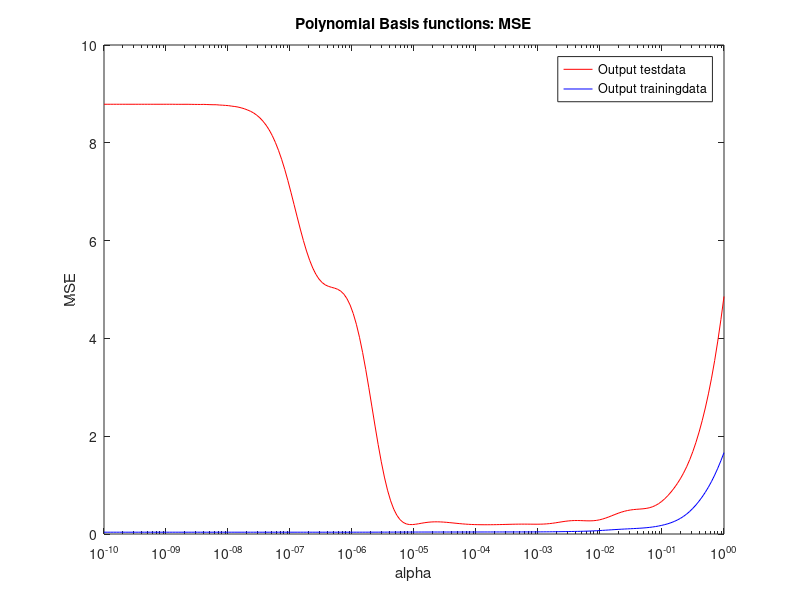
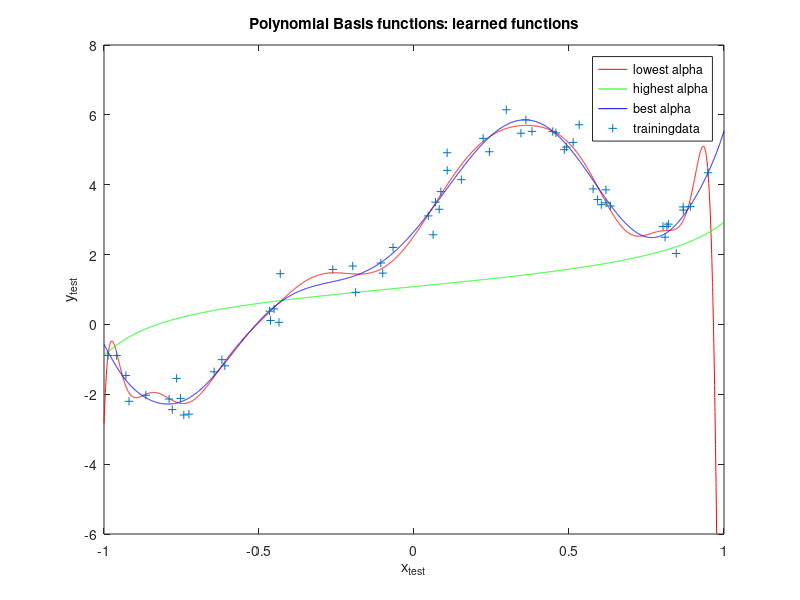
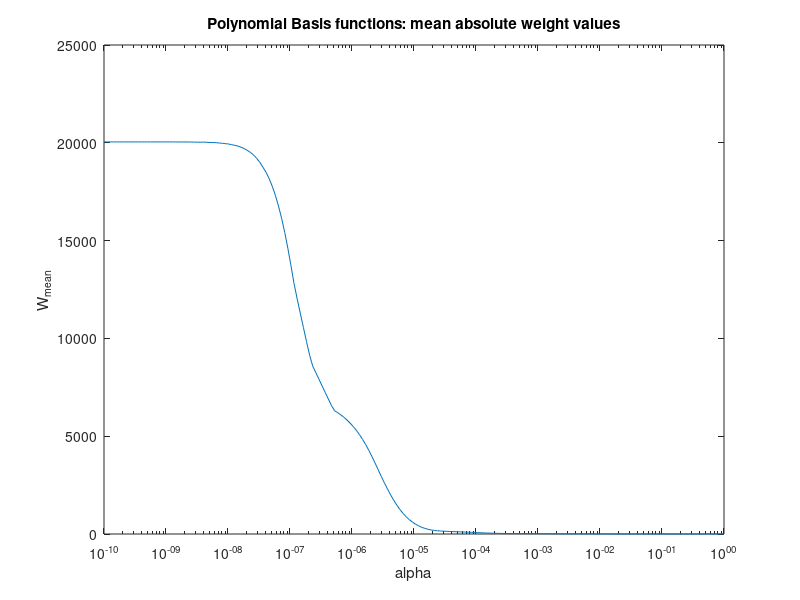
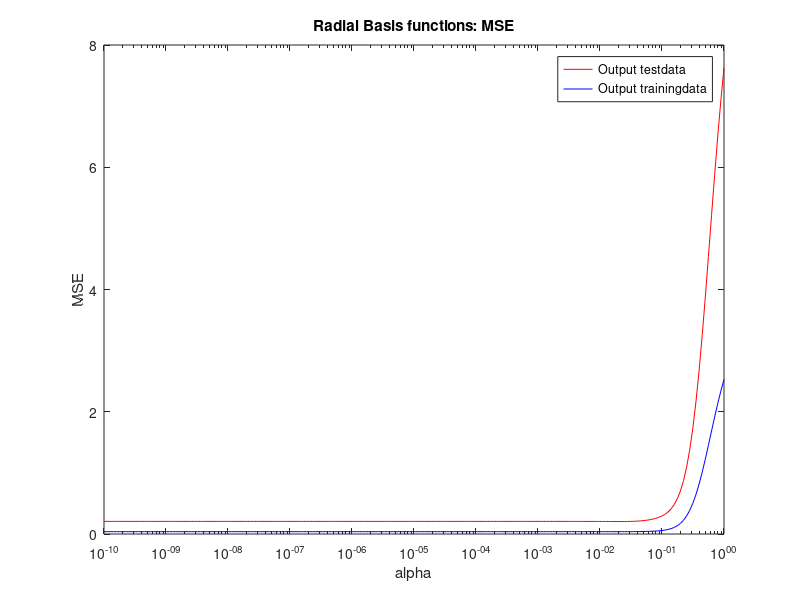

Reproduce these figures in MATLAB, in order.
clc;
close all;
clear;



data = importdata('datasets/linearregression_homework.mat');
x_test = data.x_test;
x_train = data.x_train;
y_target = data.y_target;
y_test = data.y_test;
y_train = data.y_train;


%Polynomial Basis function
l = 18;


alpha = logspace(-10,0,200);

y_our_train_poly = zeros(length(x_train), length(alpha));
y_our_test_poly = zeros(length(x_test), length(alpha));


potenz = ones(size(x_train))*[0:l];
x_train_mat = [x_train]*ones(1,l+1);
X_train = x_train_mat.^potenz;

potenz = ones(size(x_test))*[0:l];
x_test_mat = [x_test]*ones(1,l+1);
X_test = x_test_mat.^potenz;


W_mean = zeros(1,length(alpha));

%output y berechnen
for i=1:length(alpha)
    W = inv(X_train'*X_train + alpha(i)^2*length(x_train)*eye(l+1))*X_train'*y_train;
    
    W_mean(i) = mean(abs(W));
    
    y_our_train_poly(:,i) = X_train*W;

    y_our_test_poly(:,i) = X_test*W;
    
end


%MSE plotten:
for i = 1:length(alpha)
    mse_test_poly(i) = (y_our_test_poly(:,i) - y_test)' * (y_our_test_poly(:,i) - y_test) / length(y_test);
    
    mse_train_poly(i) = (y_our_train_poly(:,i) - y_train)' * (y_our_train_poly(:,i) - y_train) / length(y_our_train_poly);
end
[mini,i] = min(mse_test_poly);
display(['poly: min_mse bei alpha=', num2str(alpha(i)), ' min_mse=', num2str(mini)]);

figure

semilogx(alpha, mse_test_poly, 'r-');
hold on;
semilogx(alpha, mse_train_poly, 'b-');
title('Polynomial Basis functions: MSE');
xlabel('alpha');
ylabel('MSE');
legend('Output testdata', 'Output trainingdata');


figure();
%plot of lowest, highest and best alpha
[Y,I] = min(mse_test_poly);

plot(x_test, y_our_test_poly(:,1), 'r-');
hold on;
plot(x_test, y_our_test_poly(:,length(alpha)), 'g-');
plot(x_test, y_our_test_poly(:,I), 'b-');

plot(x_train, y_train, ' +');
title('Polynomial Basis functions: learned functions');
xlabel('x_{test}');
ylabel('y_{test}');
legend('lowest alpha', 'highest alpha', 'best alpha', 'trainingdata');
axis([-1 1 -6 8]);


figure

semilogx(alpha, W_mean);
title('Polynomial Basis functions: mean absolute weight values');
xlabel('alpha');
ylabel('W_{mean}');


%%%%%%%%%%%%%%%%%%%%%%%%%%%%%%%%%%%%%%%%%%%%%%%%%%%%%%%%%%%%%%%%%%%%%%%%%%%%%%%%%%%%%%%%%%%%%%%%%

%Radial Basis
d = 18;

y_our_train_radial = zeros(length(x_train), d);
y_our_test_radial = zeros(length(x_test), d);


myh_train = ones(size(x_train))*linspace(-1, 1, d);
myh_test = ones(size(x_test))*linspace(-1, 1, d);

x_train_mat = [x_train]*ones(1,d);
X_train = exp((-(x_train_mat-myh_train).^2)./((2/d).^2));
x_test_mat = [x_test]*ones(1,d);
X_test = exp((-(x_test_mat-myh_test).^2)./((2/d).^2));


%output y berechnen
for i=1:length(alpha)
    W = inv(X_train'*X_train + alpha(i)^2*length(x_train)*eye(d))*X_train'*y_train;
    
    W_mean(i) = mean(abs(W));

    y_our_train_radial(:,i) = X_train*W;

    y_our_test_radial(:,i) = X_test*W;
    
end


%MSE plotten:
for i = 1:length(alpha)
    mse_test_radial(i) = (y_our_test_radial(:,i) - y_test)' * (y_our_test_radial(:,i) - y_test) / length(y_test);
    
    mse_train_radial(i) = (y_our_train_radial(:,i) - y_train)' * (y_our_train_radial(:,i) - y_train) / length(y_our_train_radial);
end

[mini,i] = min(mse_test_radial);
display(['radial: min_mse bei alpha=', num2str(alpha(i)), ' min_mse=', num2str(mini)]);

figure

semilogx(alpha, mse_test_radial, 'r-');
hold on;
semilogx(alpha, mse_train_radial, 'b-');
title('Radial Basis functions: MSE');
xlabel('alpha');
ylabel('MSE');
legend('Output testdata', 'Output trainingdata');

figure();
%plot of lowest, highest and best alpha
[Y,I] = min(mse_test_radial);

plot(x_test, y_our_test_radial(:,1), 'r-');
hold on;
plot(x_test, y_our_test_radial(:,length(alpha)), 'g-');
plot(x_test, y_our_test_radial(:,I), 'b-');

plot(x_train, y_train, ' +');
title('Radial Basis functions: learned functions');
xlabel('x_{test}');
ylabel('y_{test}');
legend('lowest alpha', 'highest alpha', 'best alpha', 'trainingdata');


figure

semilogx(alpha, W_mean);
title('Radial Basis functions: mean absolute weight values');
xlabel('alpha');
ylabel('W_{mean}');

%%%%%%%%%%%%%%%%%%%%%%%%%%%%%%%%%%%%%%%%%%%%%%%%%%%%%%%%%%%%%%%%%%%%%%%%%%%%%%%%%%%%%%%%%%%%%%%%%

%Local linear models


d = 18;

y_our_train_radial = zeros(length(x_train), d);
y_our_test_radial = zeros(length(x_test), d);


myh_train = ones(size(x_train))*linspace(-1, 1, d);
myh_test = ones(size(x_test))*linspace(-1, 1, d);

x_train_mat = [x_train]*ones(1,d);
X_train = exp((-(x_train_mat-myh_train).^2)./((2/d).^2));
X_train_r = x_train_mat.*exp((-(x_train_mat-myh_train).^2)./((2/d).^2));
X_train = [X_train, X_train_r];


x_test_mat = [x_test]*ones(1,d);
X_test = exp((-(x_test_mat-myh_test).^2)./((2/d).^2));
X_test_r = x_test_mat .* exp((-(x_test_mat-myh_test).^2)./((2/d).^2));
X_test = [X_test, X_test_r];


%output y berechnen
for i=1:length(alpha)
    W = inv(X_train'*X_train + alpha(i)^2*length(x_train)*eye(d*2))*X_train'*y_train;
    
    W_mean(i) = mean(abs(W));

    y_our_train_radial(:,i) = X_train*W;

    y_our_test_radial(:,i) = X_test*W;
    
end


%MSE plotten:
for i = 1:length(alpha)
    mse_test_radial(i) = (y_our_test_radial(:,i) - y_test)' * (y_our_test_radial(:,i) - y_test) / length(y_test);
    
    mse_train_radial(i) = (y_our_train_radial(:,i) - y_train)' * (y_our_train_radial(:,i) - y_train) / length(y_our_train_radial);
end

[mini,i] = min(mse_test_radial);
display(['local linear: min_mse bei alpha=', num2str(alpha(i)), ' min_mse=', num2str(mini)]);

figure

semilogx(alpha, mse_test_radial, 'r-');
hold on;
semilogx(alpha, mse_train_radial, 'b-');
title('Local linear models: MSE');
xlabel('alpha');
ylabel('MSE');
legend('Output testdata', 'Output trainingdata');

figure();
%plot of lowest, highest and best alpha
[Y,I] = min(mse_test_radial);

plot(x_test, y_our_test_radial(:,1), 'r-');
hold on;
plot(x_test, y_our_test_radial(:,length(alpha)), 'g-');
plot(x_test, y_our_test_radial(:,I), 'b-');

plot(x_train, y_train, ' +');
title('Local linear models: learned functions');
xlabel('x_{test}');
ylabel('y_{test}');
legend('lowest alpha', 'highest alpha', 'best alpha', 'trainingdata');
axis([-1 1 -25 20]);

figure

semilogx(alpha, W_mean);
title('Local linear models: mean absolute weight values');
xlabel('alpha');
ylabel('W_{mean}');